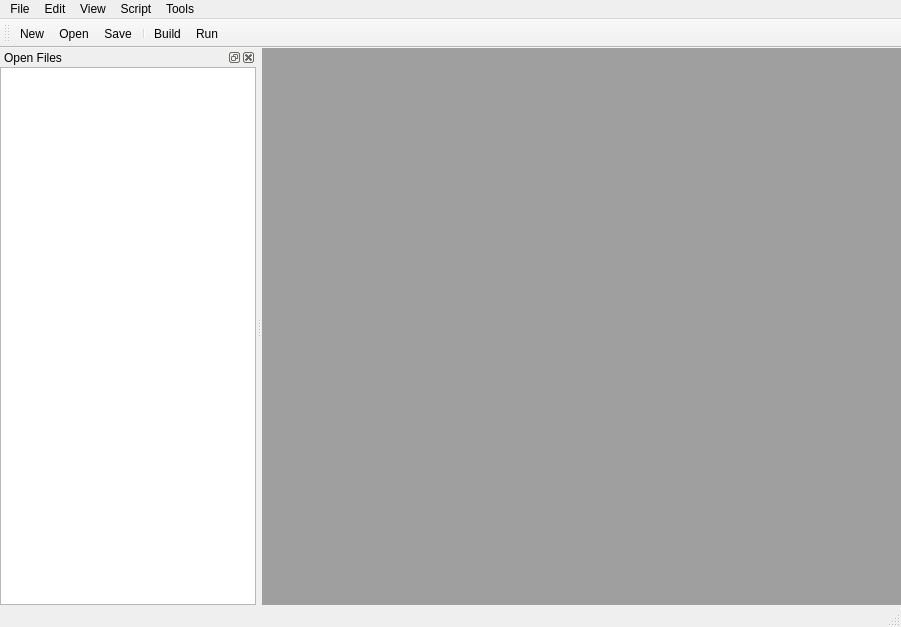
<?xml version="1.0" encoding="UTF-8"?>
<ui version="4.0">
 <class>MainWindow</class>
 <widget class="QMainWindow" name="MainWindow">
  <property name="geometry">
   <rect>
    <x>0</x>
    <y>0</y>
    <width>901</width>
    <height>627</height>
   </rect>
  </property>
  <property name="windowTitle">
   <string>MainWindow</string>
  </property>
  <widget class="QWidget" name="centralWidget">
   <layout class="QHBoxLayout" name="horizontalLayout_5">
    <property name="leftMargin">
     <number>0</number>
    </property>
    <property name="topMargin">
     <number>0</number>
    </property>
    <property name="rightMargin">
     <number>0</number>
    </property>
    <property name="bottomMargin">
     <number>0</number>
    </property>
    <item>
     <widget class="QMdiArea" name="mdiArea"/>
    </item>
   </layout>
  </widget>
  <widget class="QMenuBar" name="menuBar">
   <property name="geometry">
    <rect>
     <x>0</x>
     <y>0</y>
     <width>901</width>
     <height>20</height>
    </rect>
   </property>
   <widget class="QMenu" name="menuFile">
    <property name="title">
     <string>File</string>
    </property>
    <addaction name="actionNew_Script"/>
    <addaction name="actionOpen"/>
    <addaction name="separator"/>
    <addaction name="actionReload"/>
    <addaction name="actionSave"/>
    <addaction name="actionSave_As"/>
    <addaction name="actionClose"/>
    <addaction name="separator"/>
    <addaction name="actionConnect_to_database"/>
    <addaction name="separator"/>
    <addaction name="actionQuit"/>
   </widget>
   <widget class="QMenu" name="menuView">
    <property name="title">
     <string>View</string>
    </property>
    <widget class="QMenu" name="menuSyntax_Highlighter">
     <property name="title">
      <string>Syntax Highlighter</string>
     </property>
     <addaction name="actionNone"/>
    </widget>
    <addaction name="actionOpen_Files"/>
    <addaction name="actionFile_Explorer"/>
    <addaction name="actionTable_Of_Contents"/>
    <addaction name="actionSearch_Results"/>
    <addaction name="separator"/>
    <addaction name="actionShow_Whitespace"/>
    <addaction name="actionShow_Line_Endings"/>
    <addaction name="menuSyntax_Highlighter"/>
   </widget>
   <widget class="QMenu" name="menuTools">
    <property name="title">
     <string>Tools</string>
    </property>
    <addaction name="actionReload_Editor_Preferences"/>
    <addaction name="actionOptions"/>
    <addaction name="actionStart_macro_recording"/>
    <addaction name="actionRun_macro"/>
   </widget>
   <widget class="QMenu" name="menuEdit">
    <property name="title">
     <string>Edit</string>
    </property>
    <widget class="QMenu" name="menuConvert_Line_Breaks">
     <property name="title">
      <string>Convert Line Breaks ...</string>
     </property>
     <addaction name="actionTo_Unix"/>
     <addaction name="actionTo_Windows"/>
    </widget>
    <addaction name="actionUndo"/>
    <addaction name="actionRedo"/>
    <addaction name="separator"/>
    <addaction name="actionCopy"/>
    <addaction name="actionCut"/>
    <addaction name="actionPaste"/>
    <addaction name="separator"/>
    <addaction name="actionSelect_All"/>
    <addaction name="separator"/>
    <addaction name="actionFind"/>
    <addaction name="actionFind_Next"/>
    <addaction name="actionSelect_Next_Match"/>
    <addaction name="actionSelect_All_Matches"/>
    <addaction name="separator"/>
    <addaction name="menuConvert_Line_Breaks"/>
   </widget>
   <widget class="QMenu" name="menuScript">
    <property name="title">
     <string>Script</string>
    </property>
    <addaction name="actionBuild"/>
    <addaction name="actionRun"/>
   </widget>
   <addaction name="menuFile"/>
   <addaction name="menuEdit"/>
   <addaction name="menuView"/>
   <addaction name="menuScript"/>
   <addaction name="menuTools"/>
  </widget>
  <widget class="QToolBar" name="mainToolBar">
   <property name="iconSize">
    <size>
     <width>32</width>
     <height>32</height>
    </size>
   </property>
   <attribute name="toolBarArea">
    <enum>TopToolBarArea</enum>
   </attribute>
   <attribute name="toolBarBreak">
    <bool>false</bool>
   </attribute>
   <addaction name="actionNew_Script"/>
   <addaction name="actionOpen"/>
   <addaction name="actionSave"/>
   <addaction name="separator"/>
   <addaction name="actionBuild"/>
   <addaction name="actionRun"/>
  </widget>
  <widget class="QStatusBar" name="statusBar"/>
  <widget class="QDockWidget" name="dwOpenFiles">
   <property name="sizePolicy">
    <sizepolicy hsizetype="Fixed" vsizetype="Fixed">
     <horstretch>0</horstretch>
     <verstretch>0</verstretch>
    </sizepolicy>
   </property>
   <property name="windowTitle">
    <string>Open Files</string>
   </property>
   <attribute name="dockWidgetArea">
    <number>1</number>
   </attribute>
   <widget class="QWidget" name="dockWidgetContents_7">
    <property name="baseSize">
     <size>
      <width>0</width>
      <height>0</height>
     </size>
    </property>
    <layout class="QHBoxLayout" name="horizontalLayout_3">
     <property name="leftMargin">
      <number>0</number>
     </property>
     <property name="topMargin">
      <number>0</number>
     </property>
     <property name="rightMargin">
      <number>0</number>
     </property>
     <property name="bottomMargin">
      <number>0</number>
     </property>
     <item>
      <widget class="QListWidget" name="lwOpenFiles"/>
     </item>
    </layout>
   </widget>
  </widget>
  <action name="actionNew_Script">
   <property name="icon">
    <iconset resource="sideres.qrc">
     <normaloff>:/icons/32/document-new</normaloff>:/icons/32/document-new</iconset>
   </property>
   <property name="text">
    <string>New Script</string>
   </property>
   <property name="iconText">
    <string>New</string>
   </property>
   <property name="shortcut">
    <string>Ctrl+N</string>
   </property>
  </action>
  <action name="actionOpen">
   <property name="icon">
    <iconset>
     <normaloff>res/icons/32/document-open.png</normaloff>res/icons/32/document-open.png</iconset>
   </property>
   <property name="text">
    <string>Open</string>
   </property>
   <property name="shortcut">
    <string>Ctrl+O</string>
   </property>
  </action>
  <action name="actionConnect_to_database">
   <property name="text">
    <string>Connect To Database</string>
   </property>
  </action>
  <action name="actionClose">
   <property name="text">
    <string>Close</string>
   </property>
   <property name="shortcut">
    <string>Ctrl+W</string>
   </property>
  </action>
  <action name="actionQuit">
   <property name="icon">
    <iconset resource="sideres.qrc">
     <normaloff>:/icons/32/system-log-out</normaloff>:/icons/32/system-log-out</iconset>
   </property>
   <property name="text">
    <string>Quit</string>
   </property>
   <property name="shortcut">
    <string>Ctrl+Q</string>
   </property>
  </action>
  <action name="actionOpen_Files">
   <property name="text">
    <string>Open Files</string>
   </property>
  </action>
  <action name="actionFile_Explorer">
   <property name="text">
    <string>File Explorer</string>
   </property>
  </action>
  <action name="actionTable_Of_Contents">
   <property name="text">
    <string>Table Of Contents</string>
   </property>
  </action>
  <action name="actionSearch_Results">
   <property name="text">
    <string>Search Results</string>
   </property>
  </action>
  <action name="actionReload_Editor_Preferences">
   <property name="text">
    <string>Reload Editor Preferences</string>
   </property>
  </action>
  <action name="actionOptions">
   <property name="text">
    <string>Options</string>
   </property>
   <property name="shortcut">
    <string>Ctrl+,</string>
   </property>
  </action>
  <action name="actionReload">
   <property name="text">
    <string>Reload</string>
   </property>
   <property name="shortcut">
    <string>Ctrl+Shift+R</string>
   </property>
  </action>
  <action name="actionSave">
   <property name="icon">
    <iconset resource="sideres.qrc">
     <normaloff>:/icons/32/document-save</normaloff>:/icons/32/document-save</iconset>
   </property>
   <property name="text">
    <string>Save</string>
   </property>
   <property name="shortcut">
    <string>Ctrl+S</string>
   </property>
  </action>
  <action name="actionSave_As">
   <property name="icon">
    <iconset resource="sideres.qrc">
     <normaloff>:/icons/32/document-save-as</normaloff>:/icons/32/document-save-as</iconset>
   </property>
   <property name="text">
    <string>Save As ...</string>
   </property>
   <property name="shortcut">
    <string>Ctrl+Shift+S</string>
   </property>
  </action>
  <action name="actionUndo">
   <property name="text">
    <string>Undo</string>
   </property>
  </action>
  <action name="actionRedo">
   <property name="text">
    <string>Redo</string>
   </property>
  </action>
  <action name="action_4">
   <property name="text">
    <string>-</string>
   </property>
  </action>
  <action name="actionCopy">
   <property name="text">
    <string>Copy</string>
   </property>
  </action>
  <action name="actionCut">
   <property name="text">
    <string>Cut</string>
   </property>
  </action>
  <action name="actionPaste">
   <property name="text">
    <string>Paste</string>
   </property>
  </action>
  <action name="actionSelect_All">
   <property name="text">
    <string>Select All</string>
   </property>
  </action>
  <action name="actionSelect_Next_Match">
   <property name="text">
    <string>Select Next Match</string>
   </property>
  </action>
  <action name="actionSelect_All_Matches">
   <property name="text">
    <string>Select All Matches</string>
   </property>
  </action>
  <action name="actionTo_Unix">
   <property name="text">
    <string>To Unix</string>
   </property>
  </action>
  <action name="actionTo_Windows">
   <property name="text">
    <string>To Windows</string>
   </property>
  </action>
  <action name="actionFind">
   <property name="text">
    <string>Find</string>
   </property>
   <property name="shortcut">
    <string>Ctrl+F</string>
   </property>
  </action>
  <action name="actionFind_Next">
   <property name="text">
    <string>Find Next</string>
   </property>
   <property name="shortcut">
    <string>F3</string>
   </property>
  </action>
  <action name="actionShow_Whitespace">
   <property name="text">
    <string>Show Whitespace</string>
   </property>
  </action>
  <action name="actionShow_Line_Endings">
   <property name="text">
    <string>Show Line Endings</string>
   </property>
  </action>
  <action name="actionBuild">
   <property name="icon">
    <iconset resource="sideres.qrc">
     <normaloff>:/icons/32/edit-clear</normaloff>:/icons/32/edit-clear</iconset>
   </property>
   <property name="text">
    <string>Build</string>
   </property>
  </action>
  <action name="actionRun">
   <property name="icon">
    <iconset resource="sideres.qrc">
     <normaloff>:/icons/32/media-playback-start</normaloff>:/icons/32/media-playback-start</iconset>
   </property>
   <property name="text">
    <string>Run</string>
   </property>
  </action>
  <action name="actionNone">
   <property name="text">
    <string>None</string>
   </property>
  </action>
  <action name="actionStart_macro_recording">
   <property name="checkable">
    <bool>true</bool>
   </property>
   <property name="text">
    <string>Record macro</string>
   </property>
   <property name="shortcut">
    <string>Ctrl+Shift+Y</string>
   </property>
  </action>
  <action name="actionRun_macro">
   <property name="text">
    <string>Run macro</string>
   </property>
   <property name="shortcut">
    <string>Ctrl+Y</string>
   </property>
  </action>
 </widget>
 <layoutdefault spacing="6" margin="11"/>
 <resources>
  <include location="sideres.qrc"/>
 </resources>
 <connections/>
</ui>
